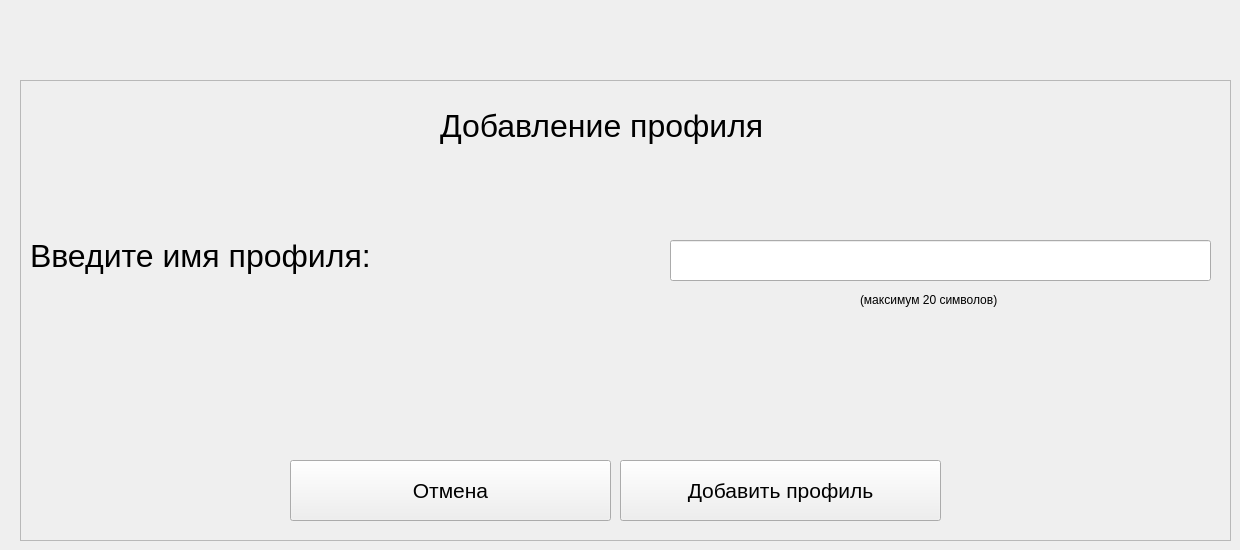
        <widget class="QWidget" name="profiles_createPlayer">
         <widget class="QFrame" name="frame_4">
          <property name="geometry">
           <rect>
            <x>20</x>
            <y>80</y>
            <width>1211</width>
            <height>461</height>
           </rect>
          </property>
          <property name="frameShape">
           <enum>QFrame::StyledPanel</enum>
          </property>
          <property name="frameShadow">
           <enum>QFrame::Raised</enum>
          </property>
          <widget class="QLabel" name="label_6">
           <property name="geometry">
            <rect>
             <x>10</x>
             <y>140</y>
             <width>511</width>
             <height>71</height>
            </rect>
           </property>
           <property name="font">
            <font>
             <pointsize>24</pointsize>
            </font>
           </property>
           <property name="text">
            <string>Введите имя профиля:</string>
           </property>
          </widget>
          <widget class="QLineEdit" name="playersProfiles_addLineEdit">
           <property name="geometry">
            <rect>
             <x>650</x>
             <y>160</y>
             <width>541</width>
             <height>41</height>
            </rect>
           </property>
           <property name="font">
            <font>
             <pointsize>16</pointsize>
            </font>
           </property>
           <property name="maxLength">
            <number>20</number>
           </property>
          </widget>
          <widget class="QLabel" name="label_7">
           <property name="geometry">
            <rect>
             <x>840</x>
             <y>210</y>
             <width>181</width>
             <height>20</height>
            </rect>
           </property>
           <property name="text">
            <string>(максимум 20 символов)</string>
           </property>
          </widget>
          <widget class="QPushButton" name="playersProfiles_addButton">
           <property name="geometry">
            <rect>
             <x>600</x>
             <y>380</y>
             <width>321</width>
             <height>61</height>
            </rect>
           </property>
           <property name="font">
            <font>
             <pointsize>16</pointsize>
            </font>
           </property>
           <property name="text">
            <string>Добавить профиль</string>
           </property>
          </widget>
          <widget class="QPushButton" name="playersProfiles_addCancel">
           <property name="geometry">
            <rect>
             <x>270</x>
             <y>380</y>
             <width>321</width>
             <height>61</height>
            </rect>
           </property>
           <property name="font">
            <font>
             <pointsize>16</pointsize>
            </font>
           </property>
           <property name="text">
            <string>Отмена</string>
           </property>
          </widget>
          <widget class="QLabel" name="label">
           <property name="geometry">
            <rect>
             <x>420</x>
             <y>20</y>
             <width>401</width>
             <height>51</height>
            </rect>
           </property>
           <property name="font">
            <font>
             <pointsize>24</pointsize>
            </font>
           </property>
           <property name="text">
            <string>Добавление профиля</string>
           </property>
          </widget>
         </widget>
        </widget>
